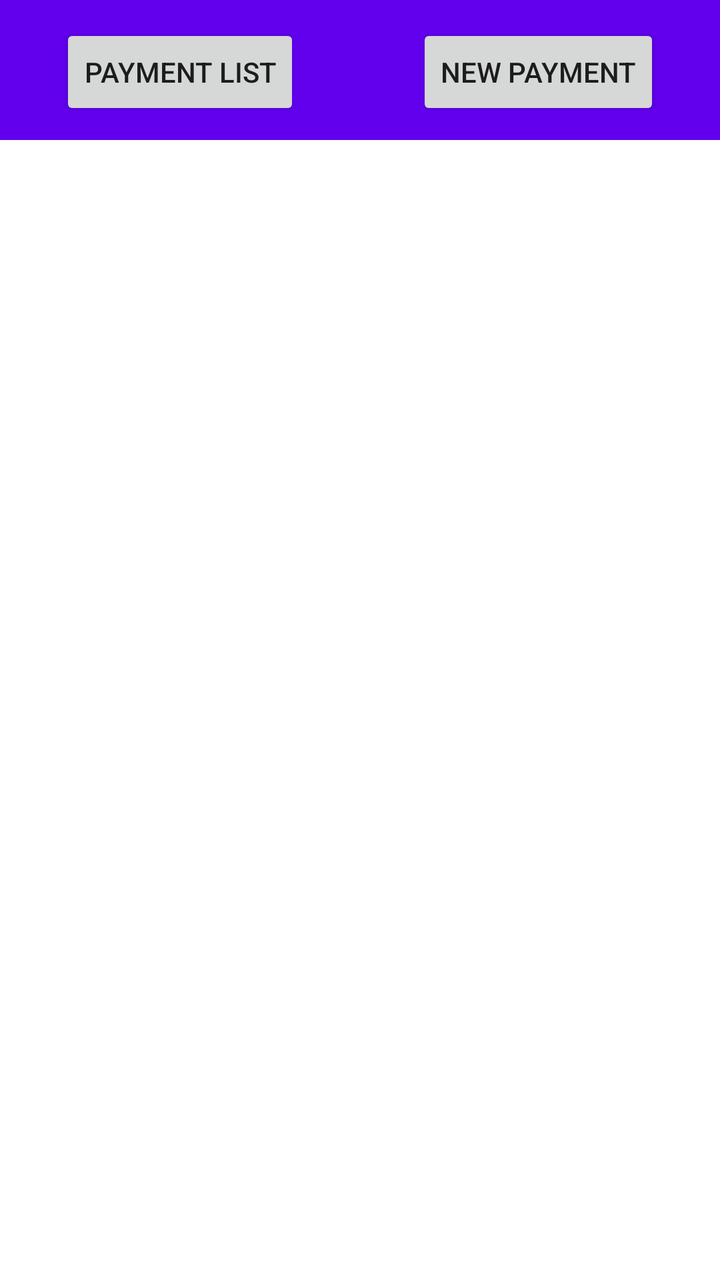
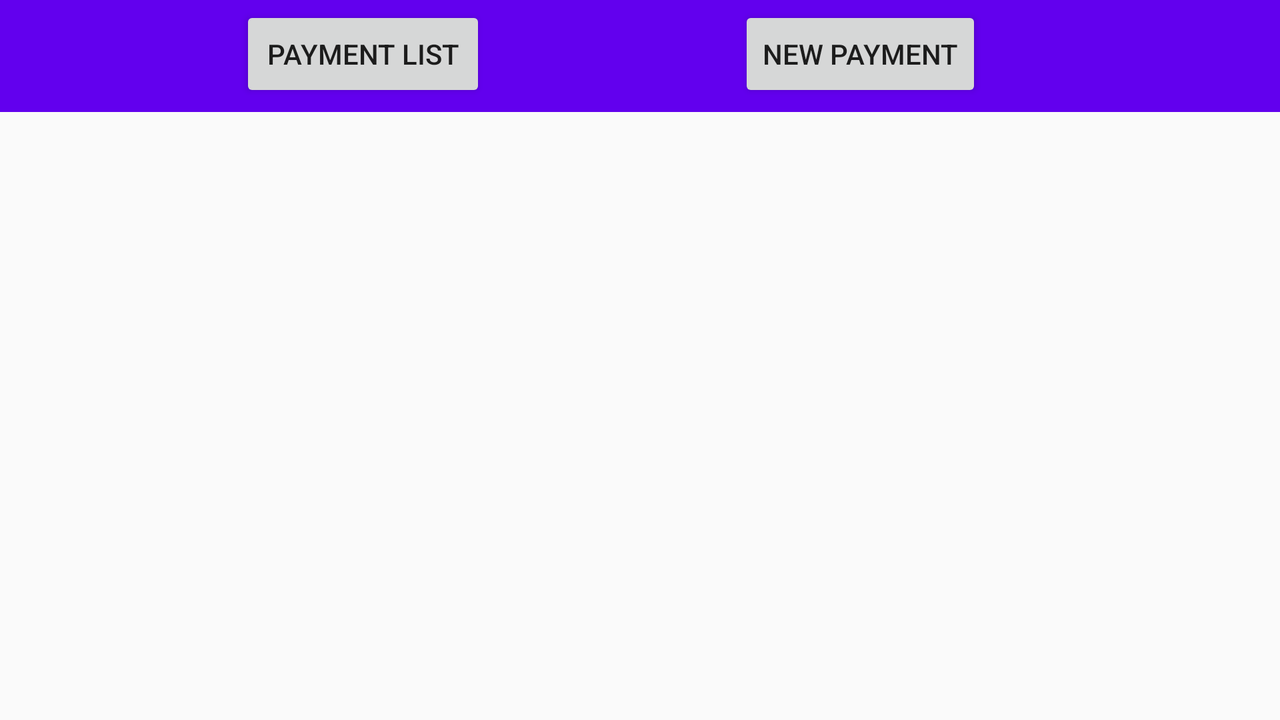

The same Android screen from two of the app's own layout files: first res/layout/ as a phone draws it, then the repository's variant for another configuration, drawn on a device whose configuration selects that folder. Both files follow.
<!-- AndroidManifest.xml: activity theme AppTheme2 -->
<!-- res/layout/activity_main.xml -->
<?xml version="1.0" encoding="utf-8"?>

<android.support.constraint.ConstraintLayout xmlns:android="http://schemas.android.com/apk/res/android"
    xmlns:app="http://schemas.android.com/apk/res-auto"
    xmlns:tools="http://schemas.android.com/tools"
    android:layout_width="match_parent"
    android:layout_height="match_parent"
    android:background="@android:color/background_light"
    android:theme="@style/AppTheme"
    tools:context="com.example.admin.payman.MainActivity">


    <android.support.v7.widget.Toolbar
        android:id="@+id/toolbar"
        android:layout_width="match_parent"
        android:layout_height="70dp"
        android:background="@color/colorPrimary"
        android:minHeight="?attr/actionBarSize"
        android:theme="?attr/actionBarTheme"
        app:layout_constraintEnd_toEndOf="parent"
        app:layout_constraintStart_toStartOf="parent" />

    <Button
        android:id="@+id/pay_list"
        android:layout_width="wrap_content"
        android:layout_height="wrap_content"
        android:layout_marginStart="30dp"
        android:layout_marginTop="12dp"
        android:onClick="paymentList"
        android:text="@string/paylist"
        app:layout_constraintStart_toStartOf="@+id/toolbar"
        app:layout_constraintTop_toTopOf="parent" />

    <Button
        android:id="@+id/new_pay"
        android:layout_width="wrap_content"
        android:layout_height="wrap_content"
        android:layout_marginEnd="30dp"
        android:layout_marginTop="12dp"
        android:onClick="newPayment"
        android:text="@string/newpay"
        app:layout_constraintEnd_toEndOf="parent"
        app:layout_constraintTop_toTopOf="parent" />

    <FrameLayout
        android:id="@+id/frame"
        android:layout_width="368dp"
        android:layout_height="489dp"
        tools:layout_editor_absoluteX="8dp"
        tools:layout_editor_absoluteY="64dp">

    </FrameLayout>


</android.support.constraint.ConstraintLayout>
<!-- resources referenced by this layout -->
<resources>
  <string name="newpay">New Payment</string>
  <string name="paylist">Payment List</string>
  <style name="AppTheme" parent="Theme.AppCompat.Light.DarkActionBar">
          
          <item name="colorPrimary">@color/colorPrimary</item>
          <item name="colorPrimaryDark">@color/colorPrimaryDark</item>
          <item name="colorAccent">@color/colorAccent</item>
      </style>
  <style name="AppTheme2" parent="Theme.AppCompat.Light.NoActionBar">
          
          <item name="android:windowNoTitle">true</item>
          <item name="android:windowActionBar">false</item>
          <item name="colorPrimary">@color/colorPrimary</item>
          <item name="colorPrimaryDark">@color/colorPrimaryDark</item>
          <item name="colorAccent">@color/colorAccent</item>
      </style>
</resources>
<!-- res/layout-land/activity_main.xml (the repository's variant of the layout above) -->
<!-- drawn on the phone turned sideways -->
<?xml version="1.0" encoding="utf-8"?>

<android.support.constraint.ConstraintLayout
    xmlns:android="http://schemas.android.com/apk/res/android"
    xmlns:app="http://schemas.android.com/apk/res-auto"
    xmlns:tools="http://schemas.android.com/tools"
    android:layout_width="match_parent"
    android:layout_height="match_parent">

    <android.support.v7.widget.Toolbar
        android:id="@+id/toolbar"
        android:layout_width="671dp"
        android:layout_height="56dp"
        android:background="?attr/colorPrimary"
        android:minHeight="?attr/actionBarSize"
        android:theme="?attr/actionBarTheme" />

    <Button
        android:id="@+id/pay_list"
        android:layout_width="123dp"
        android:layout_height="wrap_content"
        android:layout_marginStart="120dp"
        android:layout_marginTop="3dp"
        android:onClick="paymentList"
        android:text="@string/paylist"
        app:layout_constraintStart_toStartOf="@+id/toolbar"
        app:layout_constraintTop_toTopOf="parent" />

    <Button
        android:id="@+id/new_pay"
        android:layout_width="wrap_content"
        android:layout_height="wrap_content"
        android:layout_marginEnd="180dp"
        android:layout_marginTop="3dp"
        android:onClick="newPayment"
        android:text="@string/newpay"
        app:layout_constraintEnd_toEndOf="@+id/toolbar"
        app:layout_constraintTop_toTopOf="parent" />

    <FrameLayout
        android:id="@+id/frame"
        android:layout_width="648dp"
        android:layout_height="439dp">

    </FrameLayout>

</android.support.constraint.ConstraintLayout>
<!-- resources referenced by the variant -->
<!-- as the phone turned sideways resolves them -->
<resources>
  <string name="newpay">New Payment</string>
  <string name="paylist">Payment List</string>
  <style name="AppTheme2" parent="Theme.AppCompat.Light.NoActionBar">
          
          <item name="android:windowNoTitle">true</item>
          <item name="android:windowActionBar">false</item>
          <item name="colorPrimary">@color/colorPrimary</item>
          <item name="colorPrimaryDark">@color/colorPrimaryDark</item>
          <item name="colorAccent">@color/colorAccent</item>
      </style>
</resources>
